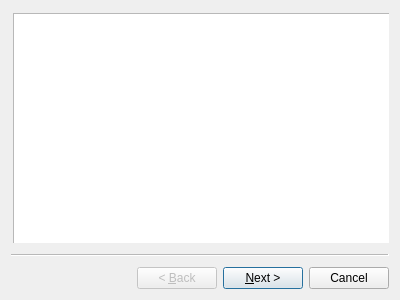
<?xml version="1.0" encoding="UTF-8"?>
<ui version="4.0">
 <class>PrintMonitor</class>
 <widget class="QWizard" name="PrintMonitor">
  <property name="geometry">
   <rect>
    <x>0</x>
    <y>0</y>
    <width>400</width>
    <height>300</height>
   </rect>
  </property>
  <property name="windowTitle">
   <string>Wizard</string>
  </property>
  <widget class="QWizardPage" name="wizardPage1">
   <widget class="QListWidget" name="infoListWidget">
    <property name="geometry">
     <rect>
      <x>2</x>
      <y>2</y>
      <width>388</width>
      <height>242</height>
     </rect>
    </property>
    <property name="maximumSize">
     <size>
      <width>392</width>
      <height>242</height>
     </size>
    </property>
   </widget>
  </widget>
  <widget class="QWizardPage" name="wizardPage2"/>
 </widget>
 <resources/>
 <connections/>
</ui>
